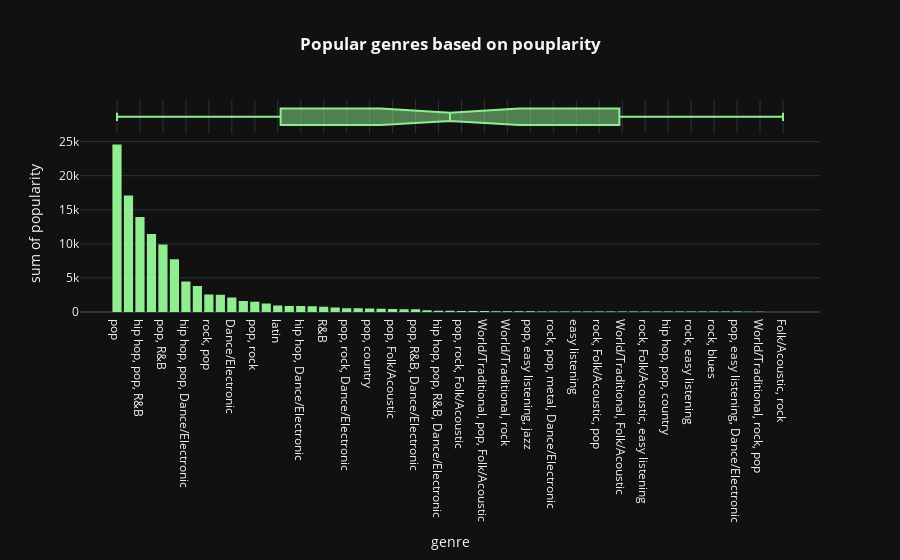

The code cell stored with this chart in its notebook:
### Code cell
fig=px.histogram(df.groupby('genre',as_index=False).sum().sort_values(by='popularity',ascending=False),x='genre',y='popularity',color_discrete_sequence=['lightgreen'],template='plotly_dark',marginal='box',title='<b>Popular genres based on pouplarity</b>')
fig.update_layout(title_x=0.5)

### Figure 1 — Plotly figure (JSON) as saved in the notebook; plotly's stock layout.template omitted (floating-point values rounded to 4 significant figures)
{"data": [{"bingroup": "x", "histfunc": "sum", "hovertemplate": "genre=%{x}<br>sum of popularity=%{y}<extra></extra>", "legendgroup": "", "marker": {"color": "lightgreen", "pattern": {"shape": ""}}, "name": "", "orientation": "v", "showlegend": false, "x": ["pop", "hip hop, pop", "hip hop, pop, R&B", "pop, Dance/Electronic", "pop, R&B", "hip hop", "hip hop, pop, Dance/Electronic", "rock", "rock, pop", "rock, metal", "Dance/Electronic", "pop, latin", "pop, rock", "set()", "latin", "hip hop, pop, latin", "hip hop, Dance/Electronic", "pop, rock, metal", "R&B", "metal", "pop, rock, Dance/Electronic", "hip hop, pop, rock", "pop, country", "country", "pop, Folk/Acoustic", "rock, pop, Dance/Electronic", "pop, R&B, Dance/Electronic", "rock, pop, metal", "hip hop, pop, R&B, Dance/Electronic", "hip hop, R&B", "pop, rock, Folk/Acoustic", "Folk/Acoustic, pop", "World/Traditional, pop, Folk/Acoustic", "rock, blues, latin", "World/Traditional, rock", "World/Traditional, hip hop", "pop, easy listening, jazz", "hip hop, pop, R&B, latin", "rock, pop, metal, Dance/Electronic", "hip hop, rock, pop", "easy listening", "hip hop, latin, Dance/Electronic", "rock, Folk/Acoustic, pop", "hip hop, country", "World/Traditional, Folk/Acoustic", "Folk/Acoustic, rock, pop", "rock, Folk/Acoustic, easy listening", "rock, classical", "hip hop, pop, country", "World/Traditional, pop", "rock, easy listening", "pop, R&B, easy listening", "rock, blues", "rock, R&B, Folk/Acoustic, pop", "pop, easy listening, Dance/Electronic", "rock, Dance/Electronic", "World/Traditional, rock, pop", "country, latin", "Folk/Acoustic, rock"], "xaxis": "x", "y": [24580, 17100, 13926, 11448, 9900, 7757, 4466, 3805, 2574, 2539, 2122, 1613, 1500, 1264, 936, 893, 889, 826, 786, 648, 559, 550, 527, 466, 424, 411, 404, 242, 193, 191, 158, 156, 135, 123, 120, 118, 115, 77, 76, 75, 72, 72, 71, 69, 69, 68, 65, 63, 62, 61, 60, 60, 59, 58, 58, 54, 35, 0, 0], "yaxis": "y", "type": "histogram"}, {"hovertemplate": "genre=%{x}<extra></extra>", "legendgroup": "", "marker": {"color": "lightgreen"}, "name": "", "notched": true, "showlegend": false, "x": ["pop", "hip hop, pop", "hip hop, pop, R&B", "pop, Dance/Electronic", "pop, R&B", "hip hop", "hip hop, pop, Dance/Electronic", "rock", "rock, pop", "rock, metal", "Dance/Electronic", "pop, latin", "pop, rock", "set()", "latin", "hip hop, pop, latin", "hip hop, Dance/Electronic", "pop, rock, metal", "R&B", "metal", "pop, rock, Dance/Electronic", "hip hop, pop, rock", "pop, country", "country", "pop, Folk/Acoustic", "rock, pop, Dance/Electronic", "pop, R&B, Dance/Electronic", "rock, pop, metal", "hip hop, pop, R&B, Dance/Electronic", "hip hop, R&B", "pop, rock, Folk/Acoustic", "Folk/Acoustic, pop", "World/Traditional, pop, Folk/Acoustic", "rock, blues, latin", "World/Traditional, rock", "World/Traditional, hip hop", "pop, easy listening, jazz", "hip hop, pop, R&B, latin", "rock, pop, metal, Dance/Electronic", "hip hop, rock, pop", "easy listening", "hip hop, latin, Dance/Electronic", "rock, Folk/Acoustic, pop", "hip hop, country", "World/Traditional, Folk/Acoustic", "Folk/Acoustic, rock, pop", "rock, Folk/Acoustic, easy listening", "rock, classical", "hip hop, pop, country", "World/Traditional, pop", "rock, easy listening", "pop, R&B, easy listening", "rock, blues", "rock, R&B, Folk/Acoustic, pop", "pop, easy listening, Dance/Electronic", "rock, Dance/Electronic", "World/Traditional, rock, pop", "country, latin", "Folk/Acoustic, rock"], "xaxis": "x2", "yaxis": "y2", "type": "box"}], "layout": {"xaxis": {"anchor": "y", "domain": [0, 1], "title": {"text": "genre"}}, "yaxis": {"anchor": "x", "domain": [0, 0.8316], "title": {"text": "sum of popularity"}}, "xaxis2": {"anchor": "y2", "domain": [0, 1], "matches": "x", "showticklabels": false, "showgrid": true}, "yaxis2": {"anchor": "x2", "domain": [0.8416, 1], "matches": "y2", "showticklabels": false, "showline": false, "ticks": "", "showgrid": false}, "legend": {"tracegroupgap": 0}, "title": {"text": "<b>Popular genres based on pouplarity</b>", "x": 0.5}, "barmode": "relative"}}
